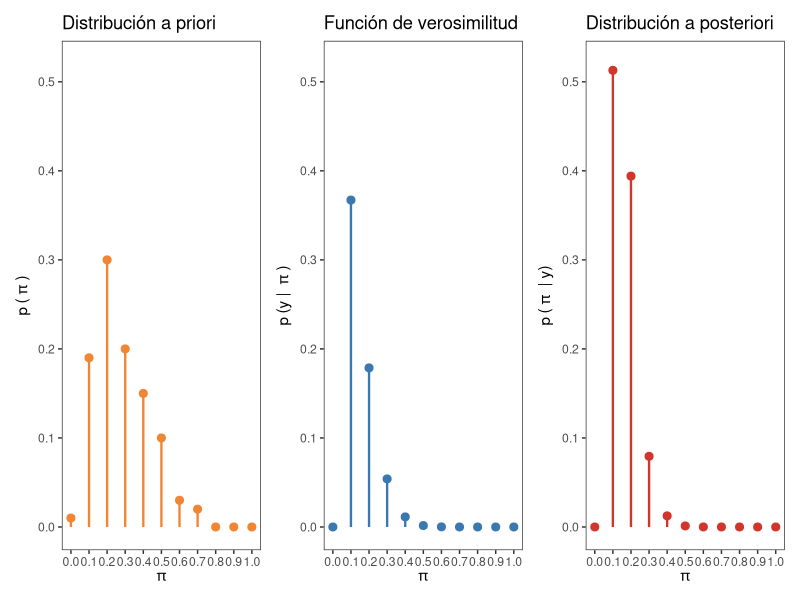
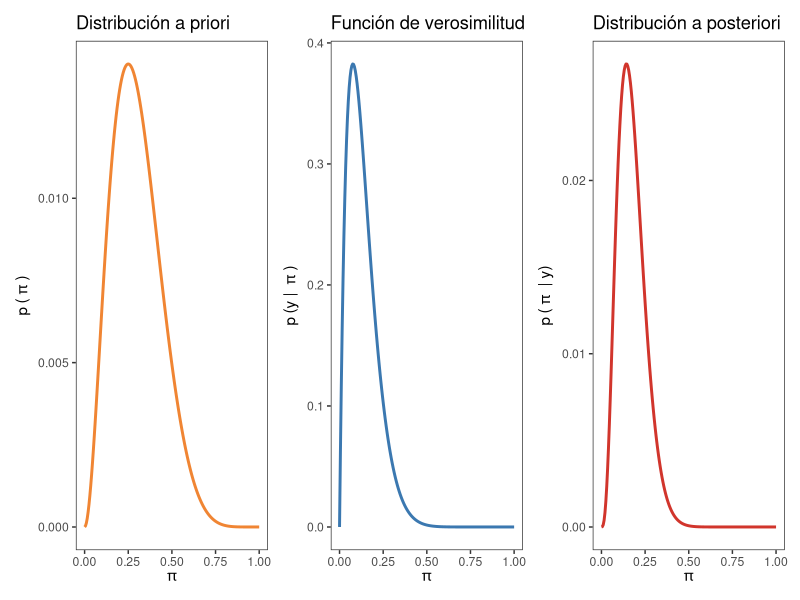

These charts were generated, in order, by the following R code:
## ---- chunk 1
#| code-fold: true
library(ggplot2)
library(patchwork)

colores <- c("#f08533", "#3b78b0", "#d1352c")

custom_theme <- function() {
    theme_bw() +
    theme(
        panel.grid.minor = element_blank(),
        panel.grid.major = element_blank()
    )
}

theme_set(custom_theme())
## ---- chunk 2
#| fig-align: center
#| fig-height: 3.75
#| fig-width: 10
#| fig-dpi: 300
# Determinar grilla de puntos
pi_grid <- seq(0, 1, length.out = 11)
print(pi_grid)

# Especificar prior
# Tenemos $1000 y los dividimos en los diferentes valores de "pi"
prior_ <- c(10, 190, 300, 200, 150, 100, 30, 20, 0, 0, 0)
prior <- prior_ / sum(prior_)

# Recolectar datos
cantidad_de_galletitas <- 13 # n
cantidad_de_melbas <- 1      # y

# Calcular verosimilitud para cada valor de "pi" en la grilla
likelihood <- dbinom(
  cantidad_de_melbas,
  cantidad_de_galletitas,
  pi_grid
)

# Obtener posterior
posterior_ <- prior * likelihood
posterior <- posterior_ / sum(posterior_) # normalización

# Graficar prior
plt_prior <- data.frame(x = pi_grid, y = prior) |>
  ggplot() +
  geom_segment(aes(x = x, xend = x, y = 0, yend = y), color = colores[1], linewidth = 0.8) +
  geom_point(aes(x = x, y = y), , color = colores[1], size = 2.4) +
  scale_y_continuous(breaks = c(0, 0.1, 0.2, 0.3, 0.4, 0.5), limits = c(0, 0.52)) +
  scale_x_continuous(breaks = pi_grid) +
  labs(
    x = expression(pi),
    y = expression(p ~ "(" ~ pi ~ ")"),
    title = "Distribución a priori"
  )

# Graficar verosimilitud
plt_likelihood <- data.frame(x = pi_grid, y = likelihood) |>
  ggplot() +
  geom_segment(aes(x = x, xend = x, y = 0, yend = y), color = colores[2], linewidth = 0.8) +
  geom_point(aes(x = x, y = y), , color = colores[2], size = 2.4) +
  scale_y_continuous(breaks = c(0, 0.1, 0.2, 0.3, 0.4, 0.5), limits = c(0, 0.52)) +
  scale_x_continuous(breaks = pi_grid) +
  labs(
    x = expression(pi),
    y = expression(p ~ "(y | " ~ pi ~ ")"),
    title = "Función de verosimilitud"
  )

# Graficar posterior
plt_posterior <- data.frame(x = pi_grid, y = posterior) |>
  ggplot() +
  geom_segment(aes(x = x, xend = x, y = 0, yend = y), color = colores[3], linewidth = 0.8) +
  geom_point(aes(x = x, y = y), , color = colores[3], size = 2.4) +
  scale_y_continuous(breaks = c(0, 0.1, 0.2, 0.3, 0.4, 0.5), limits = c(0, 0.52)) +
  scale_x_continuous(breaks = pi_grid) +
  labs(
    x = expression(pi),
    y = expression(p ~ "(" ~ pi ~ " | y)"),
    title = "Distribución a posteriori"
  )

# Concatenar graficos
plt_prior | plt_likelihood | plt_posterior
## ---- chunk 3
#| fig-align: center
#| fig-height: 3.75
#| fig-width: 10
#| fig-dpi: 300
# Determinar grilla de puntos
pi_grid <- seq(0, 1, length.out = 200)

# Obtener prior
prior_ <- dbeta(pi_grid, 3, 7)
prior <- prior_ / sum(prior_)

# Calcular verosimilitud para cada valor de "pi"
likelihood <- dbinom(
  cantidad_de_melbas,
  cantidad_de_galletitas,
  pi_grid
)

# Obtener posterior
posterior_ <- prior * likelihood
posterior <- posterior_ / sum(posterior_)

# Graficar prior
plt_prior <- data.frame(x = pi_grid, y = prior) |>
  ggplot() +
  geom_line(aes(x = x, y = y), color = colores[1], linewidth = 1) +
  labs(
    x = expression(pi),
    y = expression(p ~ "(" ~ pi ~ ")"),
    title = "Distribución a priori"
  )

# Graficar verosimilitud
plt_likelihood <- data.frame(x = pi_grid, y = likelihood) |>
  ggplot() +
  geom_line(aes(x = x, y = y), color = colores[2], linewidth = 1) +
  labs(
    x = expression(pi),
    y = expression(p ~ "(y | " ~ pi ~ ")"),
    title = "Función de verosimilitud"
  )

# Graficar posterior
plt_posterior <- data.frame(x = pi_grid, y = posterior) |>
  ggplot() +
  geom_line(aes(x = x, y = y), color = colores[3], linewidth = 1) +
  labs(
    x = expression(pi),
    y = expression(p ~ "(" ~ pi ~ " | y)"),
    title = "Distribución a posteriori"
  )
# Concatenar graficos
plt_prior | plt_likelihood | plt_posterior
